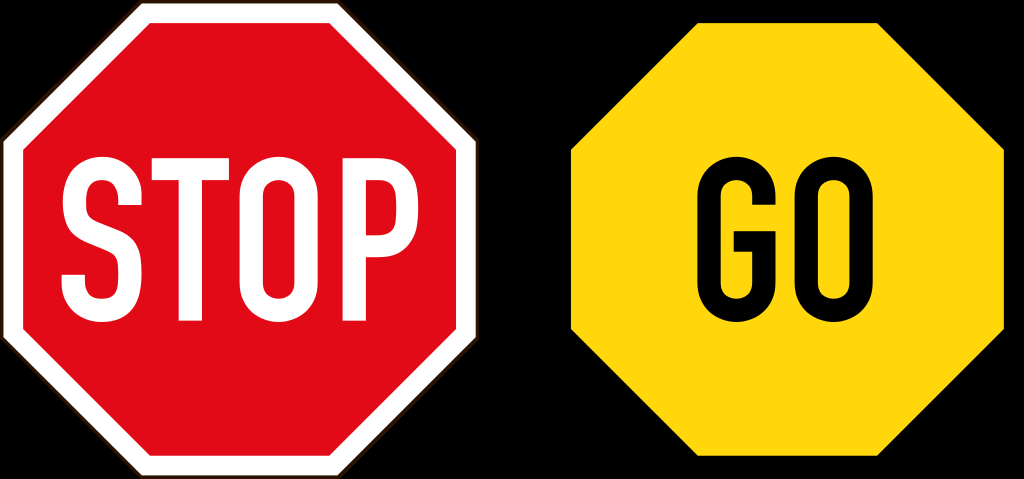
#> input picture Contours/artifacts/sign.png, 1024 x 479 px
$ jupyter execute contours-02.ipynb
#> lines starting #> are read from the running program, lines starting #| are printed output that depends on the picture; after the words box and inside, x2 and y2 are one past the last pixel; in counts of white or black regions, pixels touching at a corner belong together
[cell 1]
import cv2
import math
import numpy as np
import pandas as pd
import matplotlib.pyplot as plt

[cell 2]
# Read Image

img = cv2.imread('artifacts/sign.png')
#> img is the input picture: shape (479, 1024, 3); mean B, G, R 38, 93.2, 161.3

plt.figure(figsize=(10,10))
plt.imshow(img)
plt.axis('off')

[cell 3]
# Detect and Draw Contours

img_copy = img.copy()

# Convert to grayscale
gray = cv2.cvtColor(img_copy,cv2.COLOR_BGR2GRAY)
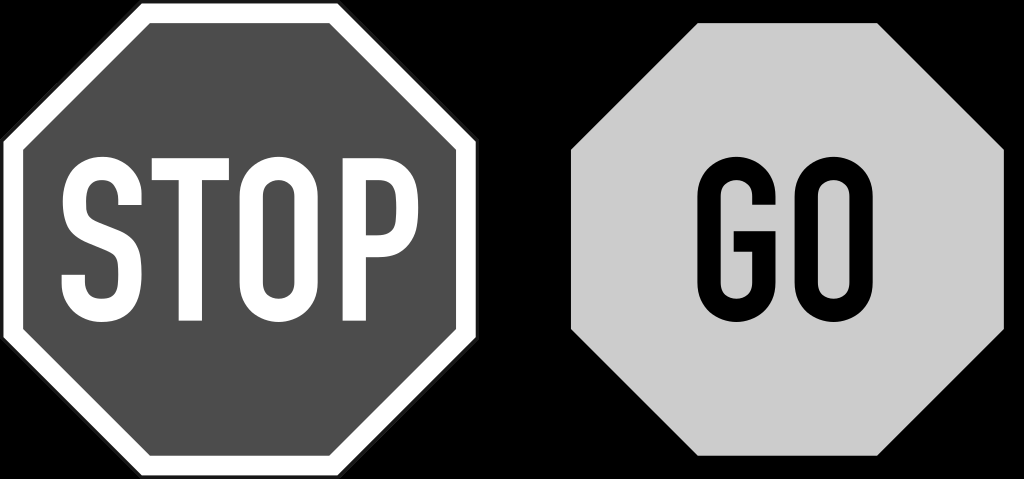
#> gray: shape (479, 1024); min 0, max 255, mean 107.4

# Find all contours in the image
contours, hierarchy = cv2.findContours(gray, cv2.RETR_EXTERNAL, cv2.CHAIN_APPROX_NONE)
#> contours = 2 contours; box (x1, y1, x2, y2) and area: (0, 0, 479, 479) 189702, (570, 23, 1004, 456) 155178

# Draw all the contours.
contour_image = cv2.drawContours(img_copy, contours, -1, (0,255,0), 3)
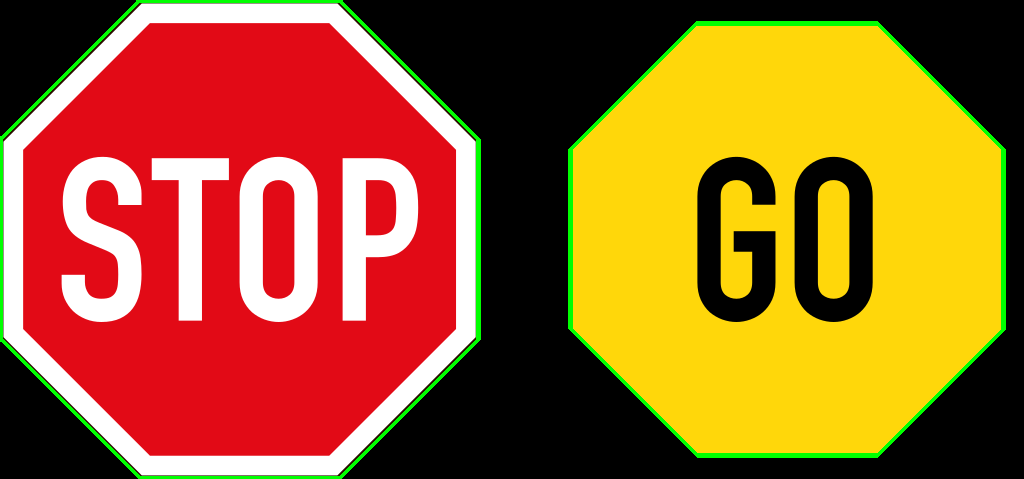
#> contour_image: shape (479, 1024, 3); mean B, G, R 37.9, 97.8, 159.4

plt.figure(figsize=(10,10))
plt.imshow(img_copy)
plt.axis('off')

## Image Moments

Image moments are like the weighted average of the pixel intensities in the image. They help calculate some features like the center of mass of the object, area of the object, etc.

[cell 4]
# select a contour

cnt = contours[1]
#> cnt = contour of 1355 points, box (x1, y1, x2, y2) (0, 0, 479, 479), area 189702

moments = cv2.moments(cnt)
#> moments = moments, m00 189702.5, centre m10/m00, m01/m00 = (239.1, 238.9)

print(moments)
#> (printed output is left out)

[cell 5]
# Lets find its Centroid

# X-coordinate
cx = int(moments['m10']/moments['m00'])
#> cx = 239

# Y-coordinate
cy = int(moments['m01']/moments['m00'])
#> cy = 238

cx,cy
#> Out = (239, 238)

[cell 6]
# Draw centroid

cv2.circle(img_copy,(cx,cy),20,(255,0,0),-1)
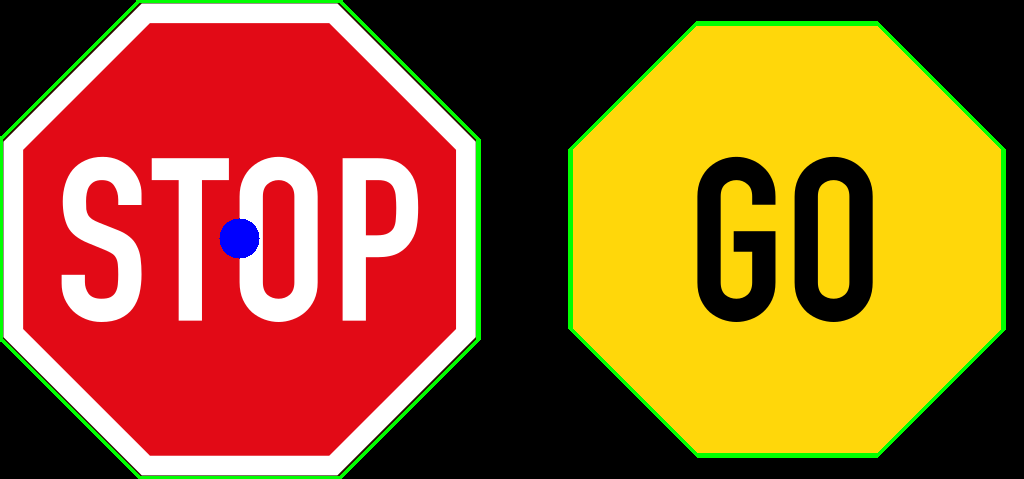
#> img_copy: shape (479, 1024, 3); 0.26% of pixels changed, all inside (x1, y1, x2, y2) = (219, 218, 260, 259)

plt.figure(figsize=(10,10))
plt.imshow(img_copy)
plt.axis('off')

[cell 7]
# Lets Find Total Area under Contour

area = cv2.contourArea(cnt)
#> area = 189702.5

area
#> Out = 189702.5
